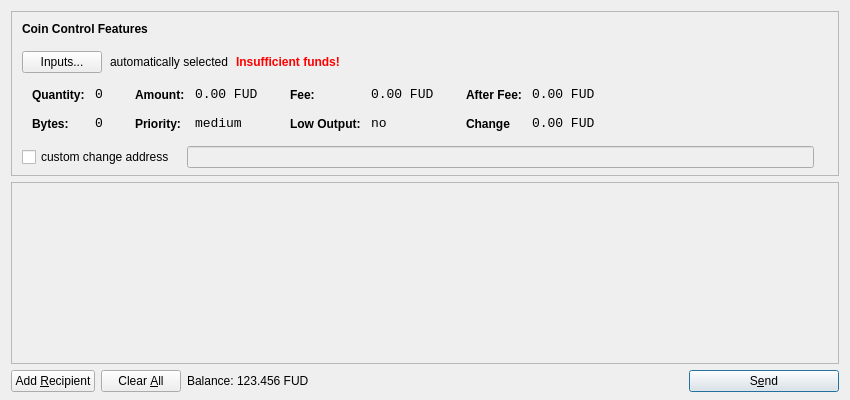
<?xml version="1.0" encoding="UTF-8"?>
<ui version="4.0">
 <class>SendCoinsDialog</class>
 <widget class="QDialog" name="SendCoinsDialog">
  <property name="geometry">
   <rect>
    <x>0</x>
    <y>0</y>
    <width>850</width>
    <height>400</height>
   </rect>
  </property>
  <property name="windowTitle">
   <string>Send Coins</string>
  </property>
  <layout class="QVBoxLayout" name="verticalLayout" stretch="0,1,0">
   <property name="bottomMargin">
    <number>8</number>
   </property>
   <item>
    <widget class="QFrame" name="frameCoinControl">
     <property name="sizePolicy">
      <sizepolicy hsizetype="Expanding" vsizetype="Expanding">
       <horstretch>0</horstretch>
       <verstretch>0</verstretch>
      </sizepolicy>
     </property>
     <property name="maximumSize">
      <size>
       <width>16777215</width>
       <height>16777215</height>
      </size>
     </property>
     <property name="frameShape">
      <enum>QFrame::StyledPanel</enum>
     </property>
     <property name="frameShadow">
      <enum>QFrame::Sunken</enum>
     </property>
     <layout class="QVBoxLayout" name="verticalLayoutCoinControl2">
      <property name="spacing">
       <number>-1</number>
      </property>
      <property name="leftMargin">
       <number>0</number>
      </property>
      <property name="topMargin">
       <number>0</number>
      </property>
      <property name="rightMargin">
       <number>0</number>
      </property>
      <property name="bottomMargin">
       <number>6</number>
      </property>
      <item>
       <layout class="QVBoxLayout" name="verticalLayoutCoinControl" stretch="0,0,0,0,1">
        <property name="spacing">
         <number>0</number>
        </property>
        <property name="leftMargin">
         <number>10</number>
        </property>
        <property name="topMargin">
         <number>10</number>
        </property>
        <item>
         <layout class="QHBoxLayout" name="horizontalLayoutCoinControl1">
          <property name="bottomMargin">
           <number>15</number>
          </property>
          <item>
           <widget class="QLabel" name="labelCoinControlFeatures">
            <property name="sizePolicy">
             <sizepolicy hsizetype="Preferred" vsizetype="Maximum">
              <horstretch>0</horstretch>
              <verstretch>0</verstretch>
             </sizepolicy>
            </property>
            <property name="font">
             <font>
              <weight>75</weight>
              <bold>true</bold>
             </font>
            </property>
            <property name="styleSheet">
             <string notr="true">font-weight:bold;</string>
            </property>
            <property name="text">
             <string>Coin Control Features</string>
            </property>
           </widget>
          </item>
         </layout>
        </item>
        <item>
         <layout class="QHBoxLayout" name="horizontalLayoutCoinControl2" stretch="0,0,0,0">
          <property name="spacing">
           <number>8</number>
          </property>
          <property name="bottomMargin">
           <number>10</number>
          </property>
          <item>
           <widget class="QPushButton" name="pushButtonCoinControl">
            <property name="styleSheet">
             <string notr="true"/>
            </property>
            <property name="text">
             <string>Inputs...</string>
            </property>
           </widget>
          </item>
          <item>
           <widget class="QLabel" name="labelCoinControlAutomaticallySelected">
            <property name="text">
             <string>automatically selected</string>
            </property>
            <property name="margin">
             <number>5</number>
            </property>
           </widget>
          </item>
          <item>
           <widget class="QLabel" name="labelCoinControlInsuffFunds">
            <property name="font">
             <font>
              <weight>75</weight>
              <bold>true</bold>
             </font>
            </property>
            <property name="styleSheet">
             <string notr="true">color:red;font-weight:bold;</string>
            </property>
            <property name="text">
             <string>Insufficient funds!</string>
            </property>
            <property name="margin">
             <number>5</number>
            </property>
           </widget>
          </item>
          <item>
           <spacer name="horizontalSpacerCoinControl">
            <property name="orientation">
             <enum>Qt::Horizontal</enum>
            </property>
            <property name="sizeHint" stdset="0">
             <size>
              <width>40</width>
              <height>1</height>
             </size>
            </property>
           </spacer>
          </item>
         </layout>
        </item>
        <item>
         <widget class="QWidget" name="widgetCoinControl" native="true">
          <property name="sizePolicy">
           <sizepolicy hsizetype="Preferred" vsizetype="Preferred">
            <horstretch>0</horstretch>
            <verstretch>0</verstretch>
           </sizepolicy>
          </property>
          <property name="minimumSize">
           <size>
            <width>0</width>
            <height>0</height>
           </size>
          </property>
          <property name="styleSheet">
           <string notr="true"/>
          </property>
          <layout class="QHBoxLayout" name="horizontalLayoutCoinControl5">
           <property name="margin">
            <number>0</number>
           </property>
           <item>
            <layout class="QHBoxLayout" name="horizontalLayoutCoinControl3" stretch="0,0,0,1">
             <property name="spacing">
              <number>20</number>
             </property>
             <property name="topMargin">
              <number>0</number>
             </property>
             <property name="bottomMargin">
              <number>10</number>
             </property>
             <item>
              <layout class="QFormLayout" name="formLayoutCoinControl1">
               <property name="horizontalSpacing">
                <number>10</number>
               </property>
               <property name="verticalSpacing">
                <number>14</number>
               </property>
               <property name="leftMargin">
                <number>10</number>
               </property>
               <property name="topMargin">
                <number>4</number>
               </property>
               <property name="rightMargin">
                <number>6</number>
               </property>
               <item row="0" column="0">
                <widget class="QLabel" name="labelCoinControlQuantityText">
                 <property name="styleSheet">
                  <string notr="true">font-weight:bold;</string>
                 </property>
                 <property name="text">
                  <string>Quantity:</string>
                 </property>
                 <property name="margin">
                  <number>0</number>
                 </property>
                </widget>
               </item>
               <item row="0" column="1">
                <widget class="QLabel" name="labelCoinControlQuantity">
                 <property name="font">
                  <font>
                   <family>Monospace</family>
                   <pointsize>10</pointsize>
                  </font>
                 </property>
                 <property name="cursor">
                  <cursorShape>IBeamCursor</cursorShape>
                 </property>
                 <property name="contextMenuPolicy">
                  <enum>Qt::ActionsContextMenu</enum>
                 </property>
                 <property name="text">
                  <string>0</string>
                 </property>
                 <property name="margin">
                  <number>0</number>
                 </property>
                 <property name="textInteractionFlags">
                  <set>Qt::LinksAccessibleByMouse|Qt::TextSelectableByKeyboard|Qt::TextSelectableByMouse</set>
                 </property>
                </widget>
               </item>
               <item row="1" column="0">
                <widget class="QLabel" name="labelCoinControlBytesText">
                 <property name="styleSheet">
                  <string notr="true">font-weight:bold;</string>
                 </property>
                 <property name="text">
                  <string>Bytes:</string>
                 </property>
                </widget>
               </item>
               <item row="1" column="1">
                <widget class="QLabel" name="labelCoinControlBytes">
                 <property name="font">
                  <font>
                   <family>Monospace</family>
                   <pointsize>10</pointsize>
                  </font>
                 </property>
                 <property name="cursor">
                  <cursorShape>IBeamCursor</cursorShape>
                 </property>
                 <property name="contextMenuPolicy">
                  <enum>Qt::ActionsContextMenu</enum>
                 </property>
                 <property name="text">
                  <string>0</string>
                 </property>
                 <property name="textInteractionFlags">
                  <set>Qt::LinksAccessibleByMouse|Qt::TextSelectableByKeyboard|Qt::TextSelectableByMouse</set>
                 </property>
                </widget>
               </item>
              </layout>
             </item>
             <item>
              <layout class="QFormLayout" name="formLayoutCoinControl2">
               <property name="horizontalSpacing">
                <number>10</number>
               </property>
               <property name="verticalSpacing">
                <number>14</number>
               </property>
               <property name="leftMargin">
                <number>6</number>
               </property>
               <property name="topMargin">
                <number>4</number>
               </property>
               <property name="rightMargin">
                <number>6</number>
               </property>
               <item row="0" column="0">
                <widget class="QLabel" name="labelCoinControlAmountText">
                 <property name="styleSheet">
                  <string notr="true">font-weight:bold;</string>
                 </property>
                 <property name="text">
                  <string>Amount:</string>
                 </property>
                 <property name="margin">
                  <number>0</number>
                 </property>
                </widget>
               </item>
               <item row="0" column="1">
                <widget class="QLabel" name="labelCoinControlAmount">
                 <property name="font">
                  <font>
                   <family>Monospace</family>
                   <pointsize>10</pointsize>
                  </font>
                 </property>
                 <property name="cursor">
                  <cursorShape>IBeamCursor</cursorShape>
                 </property>
                 <property name="contextMenuPolicy">
                  <enum>Qt::ActionsContextMenu</enum>
                 </property>
                 <property name="text">
                  <string>0.00 FUD</string>
                 </property>
                 <property name="textInteractionFlags">
                  <set>Qt::LinksAccessibleByMouse|Qt::TextSelectableByKeyboard|Qt::TextSelectableByMouse</set>
                 </property>
                </widget>
               </item>
               <item row="1" column="0">
                <widget class="QLabel" name="labelCoinControlPriorityText">
                 <property name="styleSheet">
                  <string notr="true">font-weight:bold;</string>
                 </property>
                 <property name="text">
                  <string>Priority:</string>
                 </property>
                </widget>
               </item>
               <item row="1" column="1">
                <widget class="QLabel" name="labelCoinControlPriority">
                 <property name="font">
                  <font>
                   <family>Monospace</family>
                   <pointsize>10</pointsize>
                  </font>
                 </property>
                 <property name="cursor">
                  <cursorShape>IBeamCursor</cursorShape>
                 </property>
                 <property name="contextMenuPolicy">
                  <enum>Qt::ActionsContextMenu</enum>
                 </property>
                 <property name="text">
                  <string>medium</string>
                 </property>
                 <property name="textInteractionFlags">
                  <set>Qt::LinksAccessibleByMouse|Qt::TextSelectableByKeyboard|Qt::TextSelectableByMouse</set>
                 </property>
                </widget>
               </item>
              </layout>
             </item>
             <item>
              <layout class="QFormLayout" name="formLayoutCoinControl3">
               <property name="horizontalSpacing">
                <number>10</number>
               </property>
               <property name="verticalSpacing">
                <number>14</number>
               </property>
               <property name="leftMargin">
                <number>6</number>
               </property>
               <property name="topMargin">
                <number>4</number>
               </property>
               <property name="rightMargin">
                <number>6</number>
               </property>
               <item row="0" column="0">
                <widget class="QLabel" name="labelCoinControlFeeText">
                 <property name="styleSheet">
                  <string notr="true">font-weight:bold;</string>
                 </property>
                 <property name="text">
                  <string>Fee:</string>
                 </property>
                 <property name="margin">
                  <number>0</number>
                 </property>
                </widget>
               </item>
               <item row="0" column="1">
                <widget class="QLabel" name="labelCoinControlFee">
                 <property name="font">
                  <font>
                   <family>Monospace</family>
                   <pointsize>10</pointsize>
                  </font>
                 </property>
                 <property name="cursor">
                  <cursorShape>IBeamCursor</cursorShape>
                 </property>
                 <property name="contextMenuPolicy">
                  <enum>Qt::ActionsContextMenu</enum>
                 </property>
                 <property name="text">
                  <string>0.00 FUD</string>
                 </property>
                 <property name="textInteractionFlags">
                  <set>Qt::LinksAccessibleByMouse|Qt::TextSelectableByKeyboard|Qt::TextSelectableByMouse</set>
                 </property>
                </widget>
               </item>
               <item row="1" column="0">
                <widget class="QLabel" name="labelCoinControlLowOutputText">
                 <property name="styleSheet">
                  <string notr="true">font-weight:bold;</string>
                 </property>
                 <property name="text">
                  <string>Low Output:</string>
                 </property>
                </widget>
               </item>
               <item row="1" column="1">
                <widget class="QLabel" name="labelCoinControlLowOutput">
                 <property name="font">
                  <font>
                   <family>Monospace</family>
                   <pointsize>10</pointsize>
                  </font>
                 </property>
                 <property name="cursor">
                  <cursorShape>IBeamCursor</cursorShape>
                 </property>
                 <property name="contextMenuPolicy">
                  <enum>Qt::ActionsContextMenu</enum>
                 </property>
                 <property name="text">
                  <string>no</string>
                 </property>
                 <property name="textInteractionFlags">
                  <set>Qt::LinksAccessibleByMouse|Qt::TextSelectableByKeyboard|Qt::TextSelectableByMouse</set>
                 </property>
                </widget>
               </item>
              </layout>
             </item>
             <item>
              <layout class="QFormLayout" name="formLayoutCoinControl4">
               <property name="horizontalSpacing">
                <number>10</number>
               </property>
               <property name="verticalSpacing">
                <number>14</number>
               </property>
               <property name="leftMargin">
                <number>6</number>
               </property>
               <property name="topMargin">
                <number>4</number>
               </property>
               <property name="rightMargin">
                <number>6</number>
               </property>
               <item row="0" column="0">
                <widget class="QLabel" name="labelCoinControlAfterFeeText">
                 <property name="styleSheet">
                  <string notr="true">font-weight:bold;</string>
                 </property>
                 <property name="text">
                  <string>After Fee:</string>
                 </property>
                 <property name="margin">
                  <number>0</number>
                 </property>
                </widget>
               </item>
               <item row="0" column="1">
                <widget class="QLabel" name="labelCoinControlAfterFee">
                 <property name="font">
                  <font>
                   <family>Monospace</family>
                   <pointsize>10</pointsize>
                  </font>
                 </property>
                 <property name="cursor">
                  <cursorShape>IBeamCursor</cursorShape>
                 </property>
                 <property name="contextMenuPolicy">
                  <enum>Qt::ActionsContextMenu</enum>
                 </property>
                 <property name="text">
                  <string>0.00 FUD</string>
                 </property>
                 <property name="textInteractionFlags">
                  <set>Qt::LinksAccessibleByMouse|Qt::TextSelectableByKeyboard|Qt::TextSelectableByMouse</set>
                 </property>
                </widget>
               </item>
               <item row="1" column="0">
                <widget class="QLabel" name="labelCoinControlChangeText">
                 <property name="styleSheet">
                  <string notr="true">font-weight:bold;</string>
                 </property>
                 <property name="text">
                  <string>Change</string>
                 </property>
                </widget>
               </item>
               <item row="1" column="1">
                <widget class="QLabel" name="labelCoinControlChange">
                 <property name="font">
                  <font>
                   <family>Monospace</family>
                   <pointsize>10</pointsize>
                  </font>
                 </property>
                 <property name="cursor">
                  <cursorShape>IBeamCursor</cursorShape>
                 </property>
                 <property name="contextMenuPolicy">
                  <enum>Qt::ActionsContextMenu</enum>
                 </property>
                 <property name="text">
                  <string>0.00 FUD</string>
                 </property>
                 <property name="textInteractionFlags">
                  <set>Qt::LinksAccessibleByMouse|Qt::TextSelectableByKeyboard|Qt::TextSelectableByMouse</set>
                 </property>
                </widget>
               </item>
              </layout>
             </item>
            </layout>
           </item>
          </layout>
         </widget>
        </item>
        <item>
         <layout class="QHBoxLayout" name="horizontalLayoutCoinControl4" stretch="0,0,0">
          <property name="spacing">
           <number>12</number>
          </property>
          <property name="sizeConstraint">
           <enum>QLayout::SetDefaultConstraint</enum>
          </property>
          <property name="topMargin">
           <number>5</number>
          </property>
          <property name="rightMargin">
           <number>5</number>
          </property>
          <item>
           <widget class="QCheckBox" name="checkBoxCoinControlChange">
            <property name="text">
             <string>custom change address</string>
            </property>
           </widget>
          </item>
          <item>
           <widget class="QLineEdit" name="lineEditCoinControlChange">
            <property name="enabled">
             <bool>false</bool>
            </property>
            <property name="sizePolicy">
             <sizepolicy hsizetype="Expanding" vsizetype="Fixed">
              <horstretch>0</horstretch>
              <verstretch>0</verstretch>
             </sizepolicy>
            </property>
           </widget>
          </item>
          <item>
           <widget class="QLabel" name="labelCoinControlChangeLabel">
            <property name="sizePolicy">
             <sizepolicy hsizetype="Preferred" vsizetype="Expanding">
              <horstretch>0</horstretch>
              <verstretch>0</verstretch>
             </sizepolicy>
            </property>
            <property name="minimumSize">
             <size>
              <width>0</width>
              <height>0</height>
             </size>
            </property>
            <property name="text">
             <string/>
            </property>
            <property name="margin">
             <number>3</number>
            </property>
           </widget>
          </item>
         </layout>
        </item>
        <item>
         <spacer name="verticalSpacerCoinControl">
          <property name="orientation">
           <enum>Qt::Vertical</enum>
          </property>
          <property name="sizeHint" stdset="0">
           <size>
            <width>800</width>
            <height>1</height>
           </size>
          </property>
         </spacer>
        </item>
       </layout>
      </item>
     </layout>
    </widget>
   </item>
   <item>
    <widget class="QScrollArea" name="scrollArea">
     <property name="widgetResizable">
      <bool>true</bool>
     </property>
     <widget class="QWidget" name="scrollAreaWidgetContents">
      <property name="geometry">
       <rect>
        <x>0</x>
        <y>0</y>
        <width>830</width>
        <height>165</height>
       </rect>
      </property>
      <layout class="QVBoxLayout" name="verticalLayout_2">
       <property name="margin">
        <number>0</number>
       </property>
       <item>
        <layout class="QVBoxLayout" name="entries">
         <property name="spacing">
          <number>6</number>
         </property>
        </layout>
       </item>
       <item>
        <spacer name="verticalSpacer">
         <property name="orientation">
          <enum>Qt::Vertical</enum>
         </property>
         <property name="sizeHint" stdset="0">
          <size>
           <width>20</width>
           <height>40</height>
          </size>
         </property>
        </spacer>
       </item>
      </layout>
     </widget>
    </widget>
   </item>
   <item>
    <layout class="QHBoxLayout" name="horizontalLayout">
     <item>
      <widget class="QPushButton" name="addButton">
       <property name="toolTip">
        <string>Send to multiple recipients at once</string>
       </property>
       <property name="text">
        <string>Add &amp;Recipient</string>
       </property>
       <property name="icon">
        <iconset resource="../bitcoin.qrc">
         <normaloff>:/icons/add</normaloff>:/icons/add</iconset>
       </property>
       <property name="autoDefault">
        <bool>false</bool>
       </property>
      </widget>
     </item>
     <item>
      <widget class="QPushButton" name="clearButton">
       <property name="sizePolicy">
        <sizepolicy hsizetype="Minimum" vsizetype="Fixed">
         <horstretch>0</horstretch>
         <verstretch>0</verstretch>
        </sizepolicy>
       </property>
       <property name="toolTip">
        <string>Remove all transaction fields</string>
       </property>
       <property name="text">
        <string>Clear &amp;All</string>
       </property>
       <property name="icon">
        <iconset resource="../bitcoin.qrc">
         <normaloff>:/icons/remove</normaloff>:/icons/remove</iconset>
       </property>
       <property name="autoRepeatDelay">
        <number>300</number>
       </property>
       <property name="autoDefault">
        <bool>false</bool>
       </property>
      </widget>
     </item>
     <item>
      <layout class="QHBoxLayout" name="horizontalLayout_2">
       <property name="spacing">
        <number>3</number>
       </property>
       <item>
        <widget class="QLabel" name="label">
         <property name="sizePolicy">
          <sizepolicy hsizetype="Preferred" vsizetype="Fixed">
           <horstretch>0</horstretch>
           <verstretch>0</verstretch>
          </sizepolicy>
         </property>
         <property name="text">
          <string>Balance:</string>
         </property>
        </widget>
       </item>
       <item>
        <widget class="QLabel" name="labelBalance">
         <property name="sizePolicy">
          <sizepolicy hsizetype="Preferred" vsizetype="Fixed">
           <horstretch>0</horstretch>
           <verstretch>0</verstretch>
          </sizepolicy>
         </property>
         <property name="cursor">
          <cursorShape>IBeamCursor</cursorShape>
         </property>
         <property name="text">
          <string>123.456 FUD</string>
         </property>
         <property name="textInteractionFlags">
          <set>Qt::LinksAccessibleByMouse|Qt::TextSelectableByKeyboard|Qt::TextSelectableByMouse</set>
         </property>
        </widget>
       </item>
      </layout>
     </item>
     <item>
      <spacer name="horizontalSpacer">
       <property name="orientation">
        <enum>Qt::Horizontal</enum>
       </property>
       <property name="sizeHint" stdset="0">
        <size>
         <width>40</width>
         <height>20</height>
        </size>
       </property>
      </spacer>
     </item>
     <item>
      <widget class="QPushButton" name="sendButton">
       <property name="minimumSize">
        <size>
         <width>150</width>
         <height>0</height>
        </size>
       </property>
       <property name="toolTip">
        <string>Confirm the send action</string>
       </property>
       <property name="text">
        <string>S&amp;end</string>
       </property>
       <property name="icon">
        <iconset resource="../bitcoin.qrc">
         <normaloff>:/icons/send</normaloff>:/icons/send</iconset>
       </property>
       <property name="default">
        <bool>true</bool>
       </property>
      </widget>
     </item>
    </layout>
   </item>
  </layout>
 </widget>
 <resources>
  <include location="../bitcoin.qrc"/>
 </resources>
 <connections/>
</ui>
